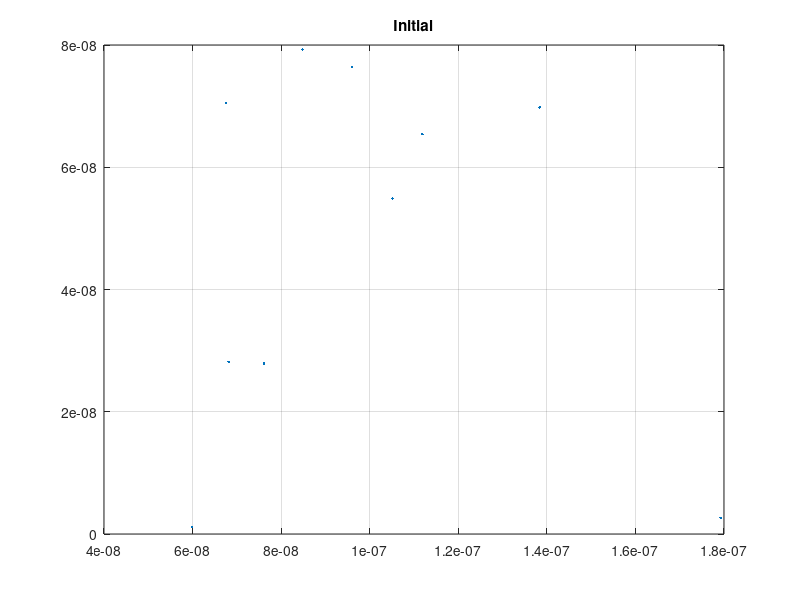
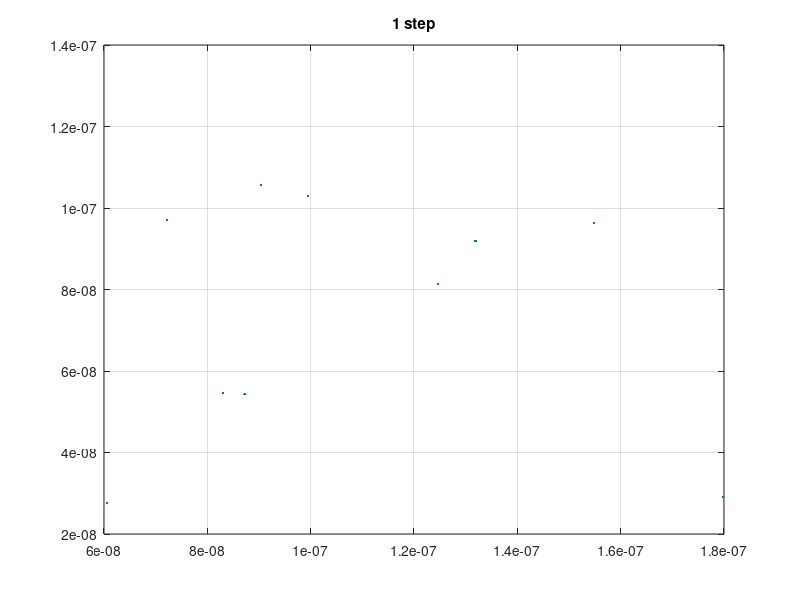

These figures' MATLAB source, in order: (Note: this script raises an error after producing the figures.)
xPosition = 200e-9.*rand(1,10);
yPosition = 100e-9.*rand(1,10);
m0 = 9.10938356e-31; % in Kg
mi = 0.26*m0;
kb = 1.3806452e-23; % in m2 Kg s-2 K-1
Vth = sqrt((kb*300)/mi);
xVelocity = Vth*rand(1,10);
yVelocity = sqrt(Vth.^2-(xPosition.^2));
time = 0.2e-12;
timesteps = 10;

figure(1)
plot(xPosition,yPosition,'.');
title("Initial");
grid on;

figure (2)
plot(xPosition+xVelocity.*time,yPosition+yVelocity.*time,'.');
title("1 step");
grid on;

Xelectrons = zeros(timesteps,10);
Yelectrons = zeros(timesteps,10);
Xelectrons(1,:) = xPosition;
Yelectrons(1,:) = yPosition;

for i = 2:10
    Xelectrons(i,:) = Xelectrons(i-1,:)+xVelocity.*time*i;
    Yelectrons(i,:) = Yelectrons(i-1,:)+yVelocity.*time*i;
    
    Xelectrons(Xelectrons(i,:) > 200e-9)= Xelectrons- (200e-9);
    
    figure(3)
    pause (0.5);
    plot(Xelectrons,Yelectrons);
    grid on;
   
    
    
end   






